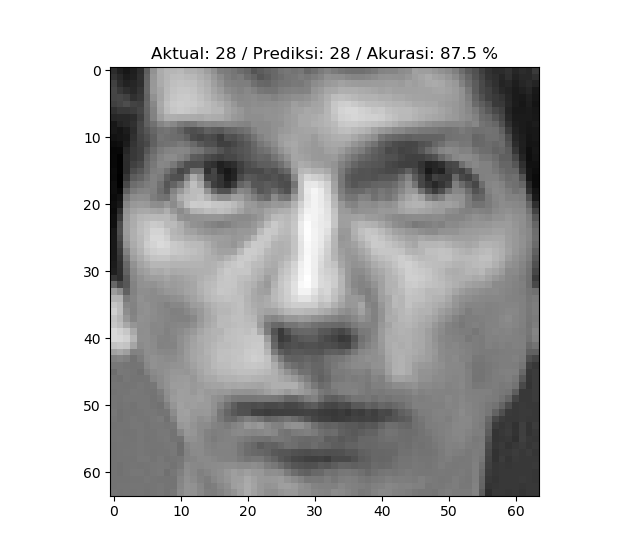

Python code for this plot:
import pandas as pd
import numpy as np
import matplotlib.pyplot as plt

from sklearn.datasets import fetch_olivetti_faces
wajah = fetch_olivetti_faces()
print(dir(wajah))
# print(len(wajah['data'][0]))    # 64x64 = 4096
# print(wajah['images'][0])       # 64 arr @64
# print(wajah['target'])          # 40 person @10 pose

# ===============================
# split: 90% train & 10% test

from sklearn.model_selection import train_test_split
xtra, xtes, ytra, ytes = train_test_split(
    wajah['data'], 
    wajah['target'], 
    test_size = .1
)
# print(len(xtra))
# print(len(xtes))
# print(xtra[0])
# print(ytra[0])

# ===============================
# random forest

from sklearn.ensemble import RandomForestClassifier
model = RandomForestClassifier(n_estimators=40)

# train
model.fit(xtra, ytra)

# akurasi
print(model.score(xtes, ytes))

# predict
print(xtes[0])
print(model.predict([xtes[0]]))
print(ytes[0])

# ===============================
# plot

plt.figure('Prediksi', figsize=(4,4))
plt.imshow(xtes[0].reshape(64,64), cmap = 'gray')
plt.title('Aktual: {} / Prediksi: {} / Akurasi: {}'.format(
    ytes[0],
    model.predict([xtes[0]])[0],
    str(model.score(xtes, ytes) * 100) + ' %'
))

plt.show()
